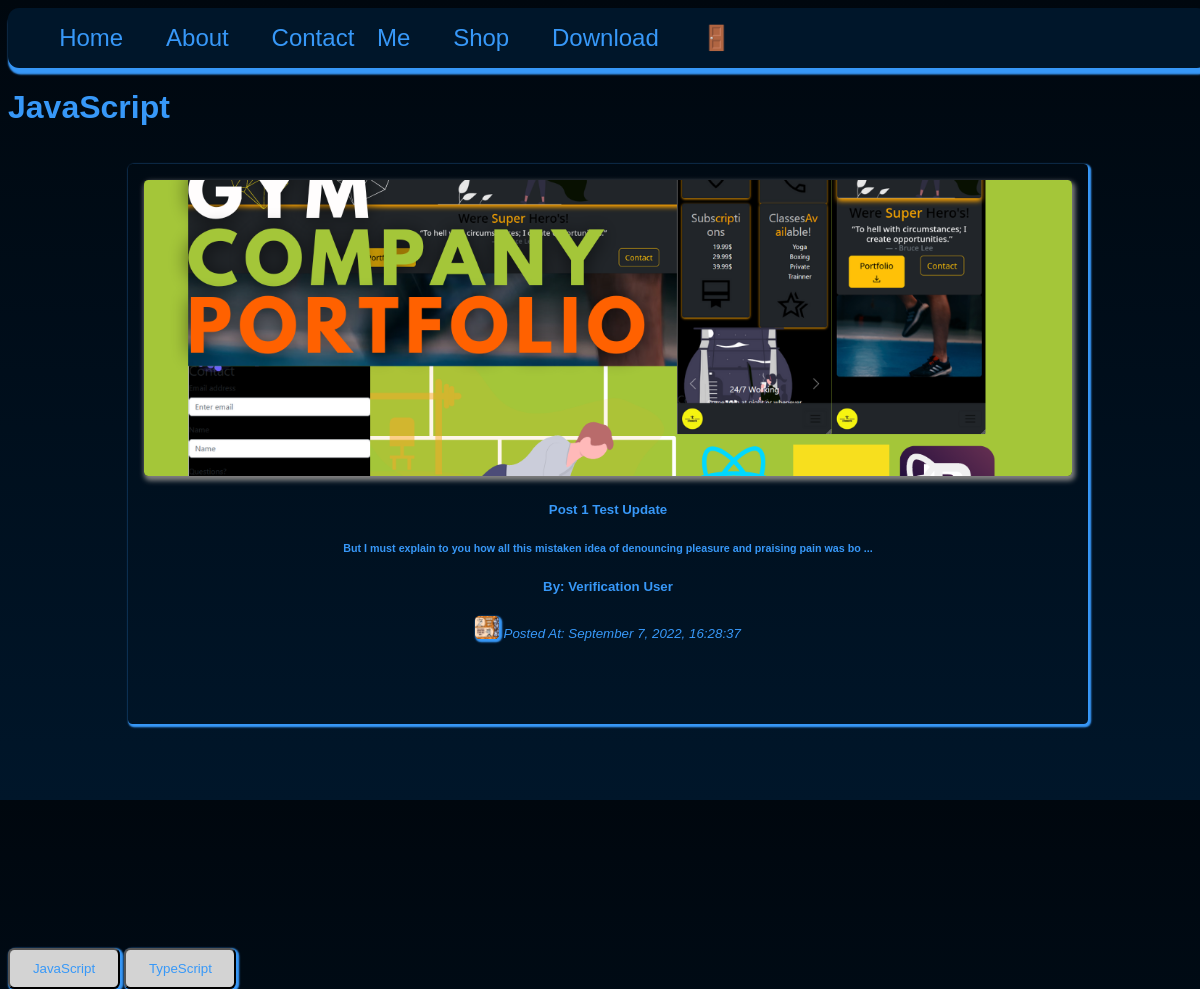
/category-posts.php?id=6, run on an earlier commit of the app's database.
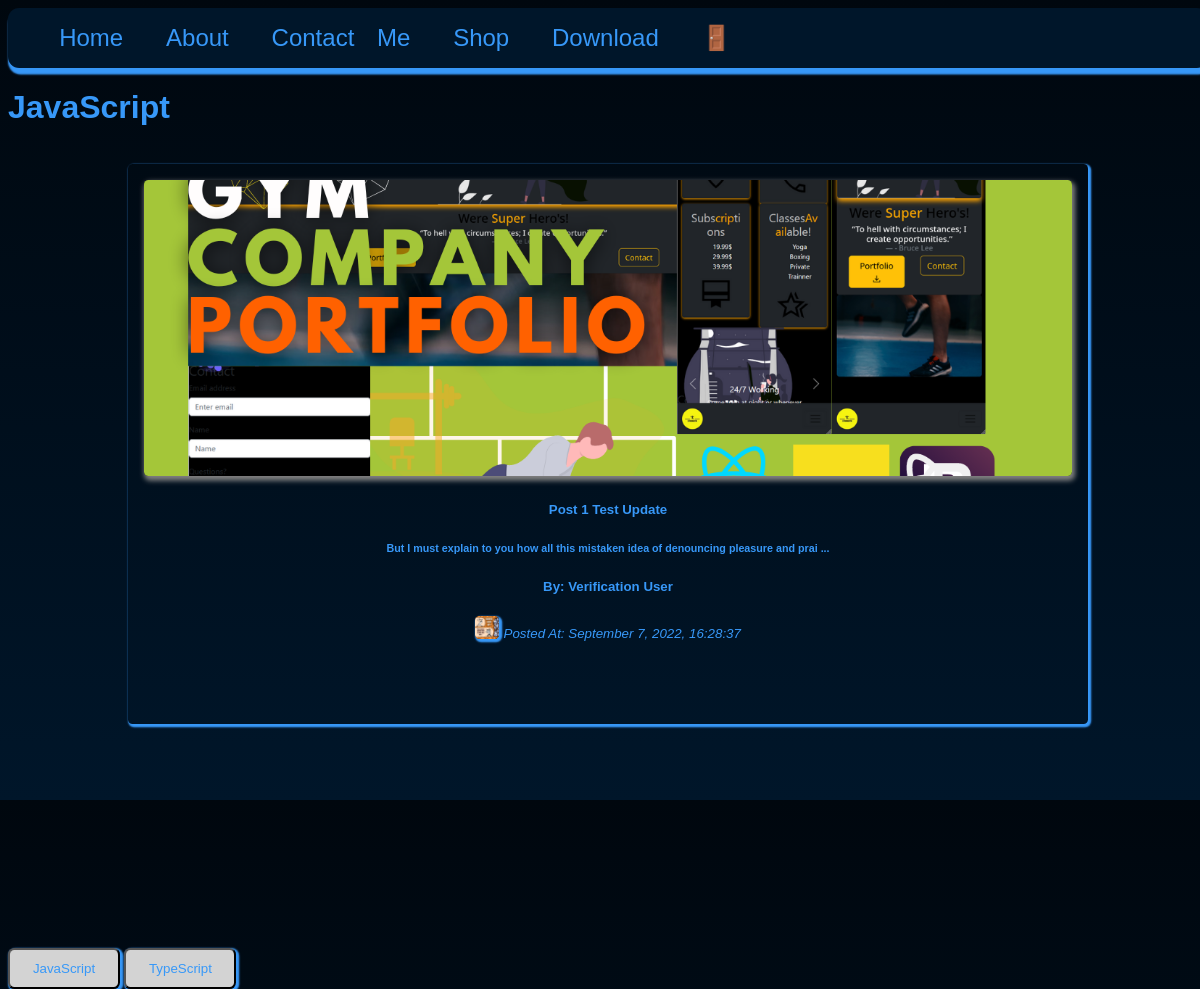
And on a later commit of the database.
### tables this page shows
CREATE TABLE `posts` (
  `id` int(11) UNSIGNED NOT NULL,
  `title` varchar(255) NOT NULL,
  `body` text NOT NULL,
  `thumbnail` varchar(255) NOT NULL,
  `date_time` timestamp NOT NULL DEFAULT current_timestamp(),
  `category_id` int(11) UNSIGNED DEFAULT NULL,
  `author_id` int(11) UNSIGNED NOT NULL,
  `is_featured` tinyint(1) NOT NULL
);

CREATE TABLE `users` (
  `id` int(11) UNSIGNED NOT NULL,
  `firstname` varchar(50) NOT NULL,
  `lastname` varchar(50) NOT NULL,
  `username` varchar(50) NOT NULL,
  `email` varchar(100) NOT NULL,
  `password` varchar(255) NOT NULL,
  `avatar` varchar(255) NOT NULL,
  `is_admin` tinyint(1) NOT NULL
);

### category-posts.php (the view, shortened to what this page needs)
<?php
include('./partials/header/header.php');
include('./partials/nav/nav.php');
if (isset($_GET['id'])) {
    $id = filter_var($_GET['id'], FILTER_SANITIZE_NUMBER_INT);
    $query = "SELECT * FROM posts WHERE category_id=$id ORDER BY date_time DESC";
    $result = mysqli_query($connect__db, $query);
} else {
    header('location:' . HOME_URL . 'login.php');
    die();
}
$category_id = $id;
$category_query = "SELECT * FROM categories WHERE id=$category_id";
$category_result = mysqli_query($connect__db, $category_query);
$category = mysqli_fetch_assoc($category_result);
$category_title = $category['title'];
?>
<h1> <?= $category_title ?? null; ?>
</h1>
<?php while ($post = mysqli_fetch_assoc($result)) : ?>
    <div class="app__col">
        <div class="app__card" id="appCardId">
            <div class="app__card-header">
                <div class="app__card-img-shadow">
                    <a href="<?= HOME_URL ?>single-post.php?id=<?= $post['id'] ?>">
                        <img src="<?= HOME_URL . 'images/' . $post['thumbnail'] ?>" class="app__card-img" alt="admin_post_thumbnail" loading="lazy" />
                    </a>
                </div>
                <h5 id="postsTitle"> <a href="<?= HOME_URL ?>single-post.php?id=<?= $post['id'] ?>">
                        <?= $post['title']; ?>
                    </a>
                </h5>
                <h6 class="app__td" id="postsBody" maxlength="100">
                    <?= substr($post['body'], 0, 100)  . " ..."; ?>
                </h6>
            </div>
            <div class="app__card-footer">
                <div class="app__card-author">
                    <?php
                    $author_id = $post['author_id'];
                    $author_query = "SELECT * FROM users WHERE id=$author_id";
                    $author_result = mysqli_query($connect__db, $author_query);
                    $author = mysqli_fetch_assoc($author_result);
                    ?>
                    <strong>
                        <h5>
                            By: <?= "{$author['firstname']} {$author['lastname']}"; ?>
                        </h5>
                        <img src="./images/<?= $author['avatar'] ?>" class="app__nav-avatar" />
                    </strong>
                    <small>
                        <em>
                            Posted At: <?= date("F j, Y, G:i:s ", strtotime($post['date_time'])) ?>
                        </em>
                    </small>
                </div>
            </div>
        </div>
    </div>
<?php endwhile; ?>
<div class="app__container">
    <?php
    $all_categories_query = "SELECT * FROM categories";
    $all_categories_result = mysqli_query($connect__db, $all_categories_query);
    ?>
    <?php
    while ($category = mysqli_fetch_assoc($all_categories_result)) :
    ?>
        <button class="btn__sm">
            <a href="<?= HOME_URL ?>category-posts.php?id=<?= $category['id'] ?>">
                <?= $category['title'] ?? null; ?>
            </a>
        </button>
    <?php endwhile; ?>
</div>

What changed in the data, as far as the page shows it:
changed posts "Post 1 Test Update": body "But I must explain to you how all this mistaken idea of denouncing pleasure and praising pain was bo" → "But I must explain to you how all this mistaken idea of denouncing pleasure and prai"
